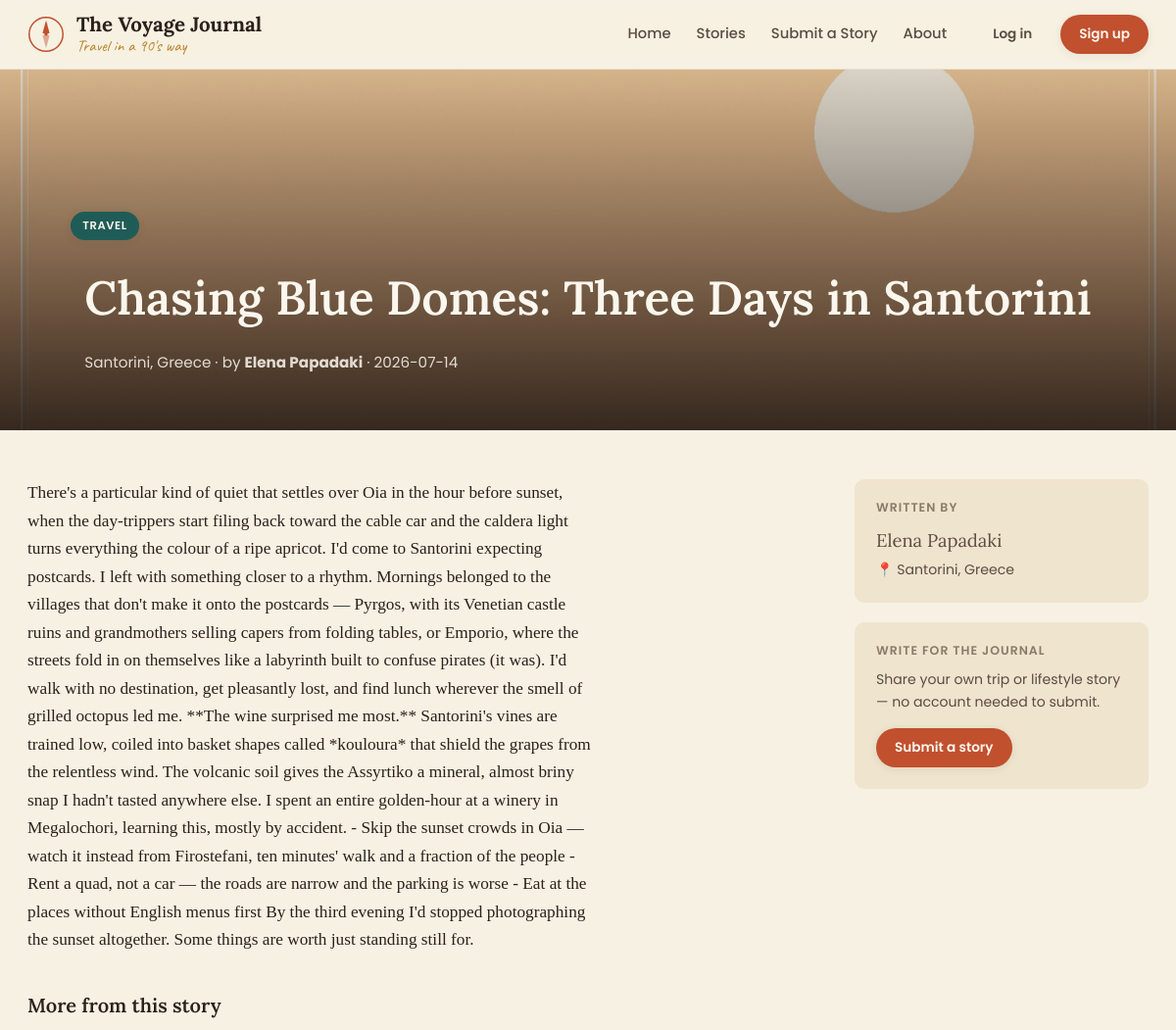
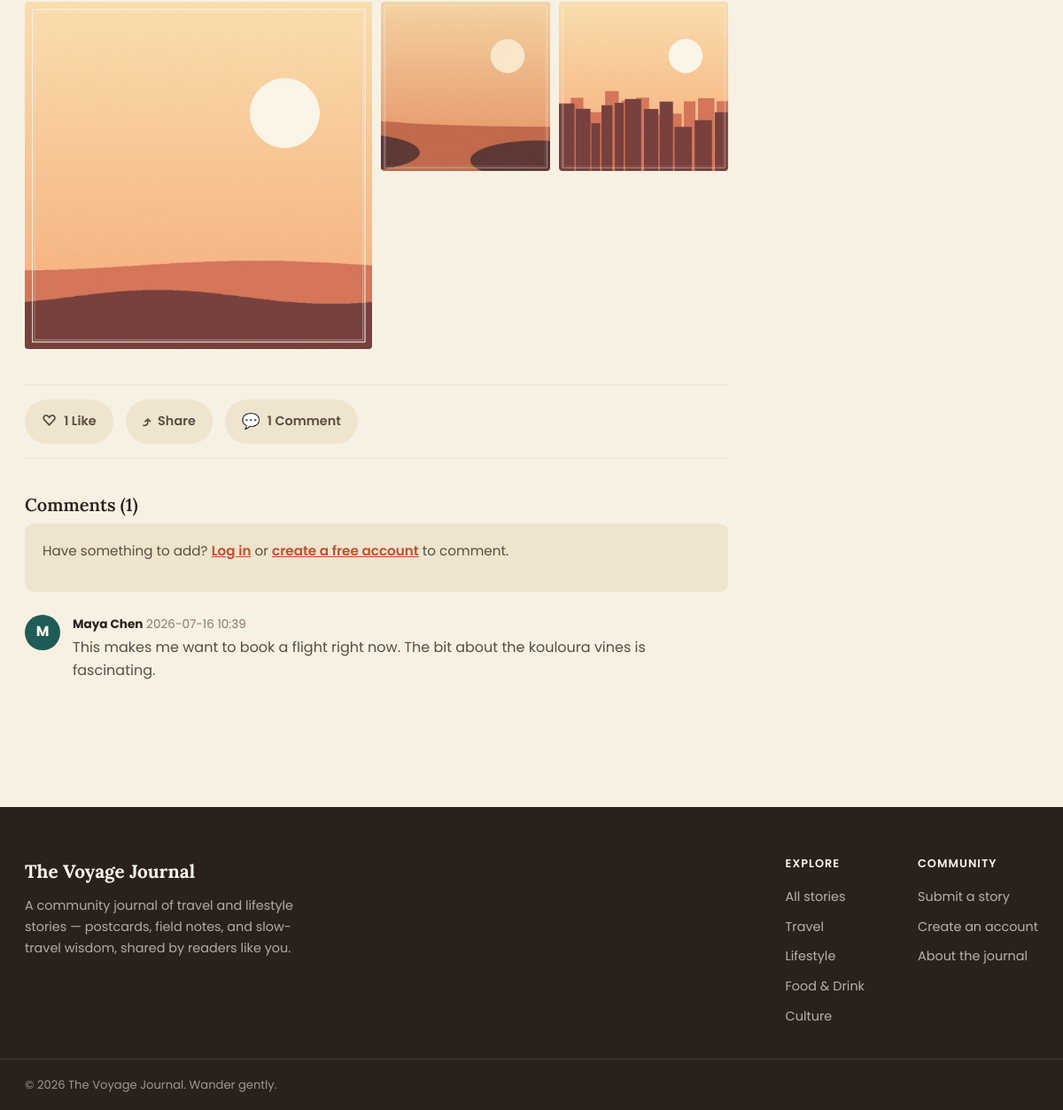
Page /blog/chasing-blue-domes-three-days-in-santorini on the committed database (2 pictures, top to bottom).
### tables this page shows
CREATE TABLE posts (
    id                   INTEGER PRIMARY KEY AUTOINCREMENT,
    title                TEXT NOT NULL,
    slug                 TEXT UNIQUE NOT NULL,
    excerpt              TEXT,
    content              TEXT NOT NULL,
    cover_image          TEXT,
    category             TEXT NOT NULL,
    location             TEXT,
    author_name          TEXT NOT NULL,
    author_email         TEXT,
    submitted_by_user_id INTEGER REFERENCES users(id) ON DELETE SET NULL,
    status               TEXT NOT NULL DEFAULT 'pending' CHECK (status IN ('pending', 'approved', 'rejected')),
    admin_note           TEXT,
    view_count           INTEGER NOT NULL DEFAULT 0,
    share_count          INTEGER NOT NULL DEFAULT 0,
    pinned               INTEGER NOT NULL DEFAULT 0,
    pinned_at            TEXT,
    created_at           TEXT NOT NULL DEFAULT (datetime('now')),
    approved_at          TEXT
);

CREATE TABLE post_images (
    id         INTEGER PRIMARY KEY AUTOINCREMENT,
    post_id    INTEGER NOT NULL REFERENCES posts(id) ON DELETE CASCADE,
    filename   TEXT NOT NULL,
    caption    TEXT,
    position   INTEGER NOT NULL DEFAULT 0,
    created_at TEXT NOT NULL DEFAULT (datetime('now'))
);

CREATE TABLE comments (
    id         INTEGER PRIMARY KEY AUTOINCREMENT,
    post_id    INTEGER NOT NULL REFERENCES posts(id) ON DELETE CASCADE,
    user_id    INTEGER NOT NULL REFERENCES users(id) ON DELETE CASCADE,
    content    TEXT NOT NULL,
    created_at TEXT NOT NULL DEFAULT (datetime('now'))
);

CREATE TABLE users (
    id            INTEGER PRIMARY KEY AUTOINCREMENT,
    name          TEXT NOT NULL,
    email         TEXT UNIQUE NOT NULL,
    password_hash TEXT NOT NULL,
    role          TEXT NOT NULL DEFAULT 'user' CHECK (role IN ('user', 'admin')),
    created_at    TEXT NOT NULL DEFAULT (datetime('now'))
);

### app/blog.py (the view, shortened to what this page needs)
@bp.route("/blog/<slug>")
def detail(slug):
    db = get_db()
    row = db.execute("SELECT * FROM posts WHERE slug = ?", (slug,)).fetchone()
    if row is None:
        abort(404)
    is_admin = g.user and g.user["role"] == "admin"
    if row["status"] != "approved" and not is_admin:
        abort(404)
    preview = row["status"] != "approved"
    post = _post_with_counts(row)
    gallery = db.execute(
        "SELECT * FROM post_images WHERE post_id = ? ORDER BY position ASC, id ASC",
        (post["id"],),
    ).fetchall()
    post["content_html"] = render_story_content(post["content"], gallery)
    placed = referenced_photo_positions(post["content"])
    leftover_gallery = [img for img in gallery if img["position"] not in placed]
    is_owner_or_admin = g.user and (
        g.user["id"] == post["submitted_by_user_id"] or g.user["role"] == "admin"
    )
    if not is_owner_or_admin:
        db.execute("UPDATE posts SET view_count = view_count + 1 WHERE id = ?", (post["id"],))
        db.commit()
        post["view_count"] += 1
    liked = False
    comments = db.execute(
        """SELECT comments.*, users.name AS author
           FROM comments JOIN users ON users.id = comments.user_id
           WHERE post_id = ? ORDER BY comments.created_at ASC""",
        (post["id"],),
    ).fetchall()
    related = db.execute(
        """SELECT * FROM posts
           WHERE status = 'approved' AND category = ? AND id != ?
           ORDER BY approved_at DESC LIMIT 3""",
        (post["category"], post["id"]),
    ).fetchall()
    related = [_post_with_counts(r) for r in related]
    share_url = request.url_root.rstrip("/") + url_for("blog.detail", slug=slug)
    return render_template(
        "blog_detail.html",
        post=post,
        liked=liked,
        comments=comments,
        related=related,
        gallery=gallery,
        leftover_gallery=leftover_gallery,
        share_url=share_url,
        preview=preview,
    )

### app/blog.py (called while the page is built)
def referenced_photo_positions(raw: str) -> set:
    return {int(n) - 1 for n in INLINE_PHOTO_RE.findall(raw or "")}

def render_story_content(stored_html: str, images=None) -> str:
    html_out = stored_html or ""
    images = images or []
    def _swap(match):
        n = int(match.group(1))
        if n < 1 or n > len(images):
            return ""
        img = images[n - 1]
        url = url_for("uploaded_file", filename=img["filename"])
        return (
            '<figure class="inline-photo">'
            f'<button type="button" class="gallery-thumb inline-gallery-thumb" data-gallery-thumb '
            f'data-full="{url}" data-alt="Story photo {n}">'
            f'<img src="{url}" alt="Story photo {n}" loading="lazy"></button>'
            "</figure>"
        )
    html_out = re.sub(r"<p>\s*\[\[photo:(\d+)\]\]\s*</p>", _swap, html_out)
    html_out = INLINE_PHOTO_RE.sub(_swap, html_out)
    return html_out

def _post_with_counts(row):
    post = dict(row)
    db = get_db()
    post["like_count"] = db.execute(
        "SELECT COUNT(*) FROM likes WHERE post_id = ?", (post["id"],)
    ).fetchone()[0]
    post["comment_count"] = db.execute(
        "SELECT COUNT(*) FROM comments WHERE post_id = ?", (post["id"],)
    ).fetchone()[0]
    post["gallery_count"] = db.execute(
        "SELECT COUNT(*) FROM post_images WHERE post_id = ?", (post["id"],)
    ).fetchone()[0]
    return post

### app/db.py (called while the page is built)
def get_db():
    if "db" not in g:
        g.db = sqlite3.connect(
            current_app.config["DATABASE"],
            detect_types=sqlite3.PARSE_DECLTYPES,
        )
        g.db.row_factory = sqlite3.Row
        g.db.execute("PRAGMA foreign_keys = ON")
    return g.db

### app/utils.py (called while the page is built)
def load_logged_in_user():
    user_id = session.get("user_id")
    if user_id is None:
        g.user = None
    else:
        g.user = get_db().execute(
            "SELECT * FROM users WHERE id = ?", (user_id,)
        ).fetchone()

def csrf_token() -> str:
    if "csrf_token" not in session:
        session["csrf_token"] = secrets.token_hex(24)
    return session["csrf_token"]

### templates/blog_detail.html (shortened to what this page needs)
{% extends "base.html" %}
{% block body_class %}page-detail{% endblock %}
{% block content %}
<article id="top">
  <header class="post-header">
    {% if post.cover_image %}
    <div class="post-header-media" style="background-image:url('{{ url_for('uploaded_file', filename=post.cover_image) }}')"></div>
    <div class="post-header-scrim"></div>
    {% endif %}
    <div class="wrap post-header-inner">
      <a class="tag tag-on-media" href="{{ url_for('blog.listing', category=post.category) }}">{{ post.category }}</a>
      <h1>{{ post.title }}</h1>
      <p class="post-meta-line">
        {% if post.location %}{{ post.location }} · {% endif %}
        by <strong>{{ post.author_name }}</strong> · {{ post.created_at[:10] }}
      </p>
    </div>
  </header>
  <div class="wrap post-layout">
    <div class="post-body">
      <div class="post-content">{{ post.content_html | safe }}</div>
      {% if leftover_gallery %}
      <section class="post-gallery-section">
        <h3>More from this story</h3>
        <div class="post-gallery" data-post-gallery>
          {% for img in leftover_gallery %}
          <button type="button" class="gallery-thumb" data-gallery-thumb
                  data-full="{{ url_for('uploaded_file', filename=img.filename) }}"
                  data-alt="{{ post.title }} — photo {{ loop.index }}">
            <img src="{{ url_for('uploaded_file', filename=img.filename) }}" alt="{{ post.title }} — photo {{ loop.index }}" loading="lazy">
          </button>
          {% endfor %}
        </div>
      </section>
      {% endif %}
      {% if not preview %}
      <div class="post-actions" id="engage">
        <form method="post" action="{{ url_for('blog.like', slug=post.slug) }}" class="like-form" data-like-form>
          {% if current_user %}
          <button type="submit" class="action-btn {{ 'is-active' if liked else '' }}" data-like-btn>
            <span class="icon">{{ '♥' if liked else '♡' }}</span>
            <span data-like-count>{{ post.like_count }}</span> Like{{ 's' if post.like_count != 1 }}
          </button>
          {% else %}
          <a class="action-btn" href="{{ url_for('auth.login', next=request.path) }}">
            <span class="icon">♡</span> {{ post.like_count }} Like{{ 's' if post.like_count != 1 }}
          </a>
          {% endif %}
        </form>
        <div class="share-wrap" data-slug="{{ post.slug }}">
          {% if current_user %}
          <button type="button" class="action-btn" data-share-toggle>
            <span class="icon">⤴</span> Share
          </button>
          <div class="share-menu" data-share-menu hidden>
            <a target="_blank" rel="noopener" href="https://twitter.com/intent/tweet?text={{ post.title | urlencode }}&url={{ share_url | urlencode }}">Share on X / Twitter</a>
            <a target="_blank" rel="noopener" href="https://www.facebook.com/sharer/sharer.php?u={{ share_url | urlencode }}">Share on Facebook</a>
            <a target="_blank" rel="noopener" href="https://wa.me/?text={{ (post.title ~ ' ' ~ share_url) | urlencode }}">Share on WhatsApp</a>
            <button type="button" data-copy-link="{{ share_url }}">Copy link</button>
          </div>
          {% else %}
          <a class="action-btn" href="{{ url_for('auth.login', next=request.path) }}">
            <span class="icon">⤴</span> Share
          </a>
          {% endif %}
        </div>
        <a class="action-btn" href="#comments">
          <span class="icon">💬</span> {{ post.comment_count }} Comment{{ 's' if post.comment_count != 1 }}
        </a>
      </div>
      <section class="comments" id="comments">
        <h3>Comments ({{ comments|length }})</h3>
        {% if current_user %}
        <form method="post" action="{{ url_for('blog.comment', slug=post.slug) }}" class="comment-form">
          <input type="hidden" name="csrf_token" value="{{ csrf_token() }}">
          <textarea name="content" rows="3" maxlength="2000" placeholder="Share your thoughts on this story…" required></textarea>
          <button type="submit" class="btn btn-primary btn-sm">Post comment</button>
        </form>
        {% else %}
        <div class="comment-cta">
          <p>Have something to add? <a href="{{ url_for('auth.login', next=request.path ~ '#comments') }}">Log in</a> or <a href="{{ url_for('auth.signup', next=request.path ~ '#comments') }}">create a free account</a> to comment.</p>
        </div>
        {% endif %}
        <ul class="comment-list">
          {% for c in comments %}
          <li class="comment">
            <div class="comment-avatar">{{ c.author[0] | upper }}</div>
            <div class="comment-body">
              <p class="comment-meta"><strong>{{ c.author }}</strong> <span>{{ c.created_at[:16] }}</span></p>
              <p>{{ c.content }}</p>
            </div>
          </li>
          {% else %}
          <li class="comment-empty">No comments yet — be the first to share your thoughts.</li>
          {% endfor %}
        </ul>
      </section>
      {% else %}
      <div class="preview-engagement-note">
        <p>Likes, sharing, and comments will be available once this story is live.</p>
      </div>
      {% endif %}
    </div>
    <aside class="post-sidebar">
      <div class="sidebar-card">
        <h4>Written by</h4>
        <p class="author-name">{{ post.author_name }}</p>
        {% if post.location %}<p class="author-loc">📍 {{ post.location }}</p>{% endif %}
      </div>
      <div class="sidebar-card sidebar-cta">
        <h4>Write for the journal</h4>
        <p>Share your own trip or lifestyle story — no account needed to submit.</p>
        <a class="btn btn-primary btn-sm" href="{{ url_for('blog.submit') }}">Submit a story</a>
      </div>
    </aside>
  </div>
</article>
{% endblock %}

### rows in the picture
posts: cover_image (picture), category "TRAVEL", title "Chasing Blue Domes: Three Days in Santorini", location "Santorini, Greece", author_name "Elena Papadaki", created_at "2026-07-14", content_html "There's a particular kind of quiet that settles over Oia in the hour before sunset, when the day-trippers start filing back toward the cable car and the caldera light turns everything the colour of a ripe apricot. I'd come to Santorini expecting postcards. I left with something closer to a rhythm. Mornings belonged to the villages that don't make it onto the postcards — Pyrgos, with its Venetian castle ruins and grandmothers selling capers from folding tables, or Emporio, where the streets fold in on themselves like a labyrinth built to confuse pirates (it was). I'd walk with no destination, get pleasantly lost, and find lunch wherever the smell of grilled octopus led me. **The wine…"
post_images: filename (picture)
post_images: filename (picture)
post_images: filename (picture)
comments: name "M", author "Maya Chen", created_at "2026-07-16 10:39", content "This makes me want to book a flight right now. The bit about the kouloura vines is fascinating."

### other values in the picture
{{ site.name }} "The Voyage Journal"
{{ site.tagline }} "Travel in a 90's way"
{{ post.like_count }} "1"
{{ post.comment_count }} "1"
{{ comments|length }} "1"
{{ site.description }} "A community journal of travel and lifestyle stories — postcards, field notes, and slow-travel wisdom, shared by readers like you."
{{ cat }} "Travel" "Lifestyle" "Food & Drink" "Culture"
{{ 2026 }} "2026"
